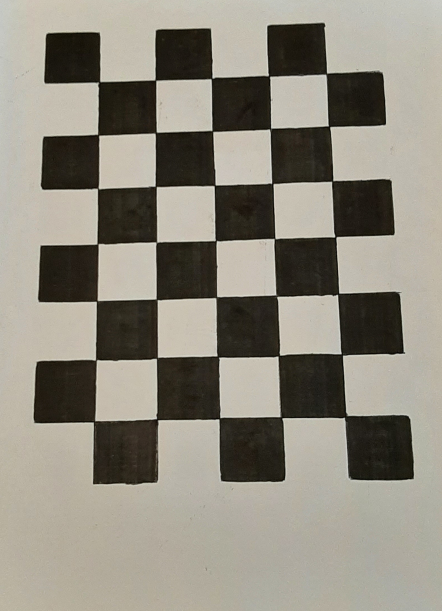
#> input picture photo.png, 884 x 1222 px, given in place of the camera (shown at 1/2 size)
$ python cameraChessboard.py
#> lines starting #> are read from the running program, lines starting #| are printed output that depends on the picture; after the words box and inside, x2 and y2 are one past the last pixel; in counts of white or black regions, pixels touching at a corner belong together
#> further down, frame is the input picture: shape (1222, 884, 3); mean B, G, R 125.6, 137.4, 142.1
### myChessboardDetection.py
import numpy as np
import cv2
from numpy.core.defchararray import index

from graphOperations import filter_by_graph_method
from perspectiveSorting import sort_corners

rows = 6
columns = 8


def generate_mask_array(template, spread):
    assert template.shape[0] == template.shape[1]
    assert int(spread) == spread

    template_size = template.shape[0]
    new_size = template_size * spread

    # map the filters but spread out their range
    new_mask = np.zeros((new_size, new_size), dtype=np.int8)
    new_mask[0 : new_size // 2 : spread, 0 : new_size // 2 : spread] = template[
        0 : template_size // 2 : 1, 0 : template_size // 2 : 1
    ]
    new_mask[-1 : -1 - new_size // 2 : -spread, 0 : new_size // 2 : spread] = template[
        -1 : -1 - template_size // 2 : -1, 0 : template_size // 2 : 1
    ]
    new_mask[0 : new_size // 2 : spread, -1 : -1 - new_size // 2 : -spread] = template[
        0 : template_size // 2 : 1, -1 : -1 - template_size // 2 : -1
    ]
    new_mask[
        -1 : -1 - new_size // 2 : -spread, -1 : -1 - new_size // 2 : -spread
    ] = template[-1 : -1 - template_size // 2 : -1, -1 : -1 - template_size // 2 : -1]

    return new_mask


def normalArrayToCV2CompatibleCorners(array):
    length = len(array)
    assert length > 0
    tuple_length = len(array[0])
    assert tuple_length == 2

    result = np.zeros((length, 1, 2), dtype=np.float32)
    result[:, 0, ::-1] = array

    return result


def corner_heatmap(image, rows, columns, spread=1):
#> called with rows = 6, columns = 8, spread = 3
    if len(image.shape) == 2:
        image_channels = 1
    elif len(image.shape) > 2:
        _, _, image_channels = image.shape
    else:
        raise Exception("Not enough dimensions")
    spread = int(spread)
    if spread < 1:
        raise Exception("Spread needs to be greater than 1")
    if rows < 2:
        raise Exception("rows need to be at least 2")
    if columns < 2:
        raise Exception("columns need to be at least 2")

    m_c_template = np.array(
        [
            [00, 00, +1, +1, -1, -1, 00, 00],
            [00, +1, +1, +1, -1, -1, -1, 00],
            [+1, +1, +1, +1, -1, -1, -1, -1],
            [+1, +1, +1, 00, 00, -1, -1, -1],
            [-1, -1, -1, 00, 00, +1, +1, +1],
            [-1, -1, -1, -1, +1, +1, +1, +1],
            [00, -1, -1, -1, +1, +1, +1, 00],
            [00, 00, -1, -1, +1, +1, 00, 00],
        ],
        dtype=np.int8,
    )
    m_e_template = np.array(
        [
            [00, +1, +1, +1, +1, +1, +1, 00],
            [-1, 00, +1, +1, +1, +1, 00, -1],
            [-1, -1, 00, +1, +1, 00, -1, -1],
            [-1, -1, -1, 00, 00, -1, -1, -1],
            [-1, -1, -1, 00, 00, -1, -1, -1],
            [-1, -1, 00, +1, +1, 00, -1, -1],
            [-1, 00, +1, +1, +1, +1, 00, -1],
            [00, +1, +1, +1, +1, +1, +1, 00],
        ],
        dtype=np.int8,
    )
    m_v_template = np.array(
        [
            [00, +1, +1, +1, +1, +1, +1, 00],
            [00, 00, +1, +1, +1, +1, 00, 00],
            [00, 00, 00, +1, +1, 00, 00, 00],
            [00, 00, 00, 00, 00, 00, 00, 00],
            [00, 00, 00, 00, 00, 00, 00, 00],
            [00, 00, 00, -1, -1, 00, 00, 00],
            [00, 00, -1, -1, -1, -1, 00, 00],
            [00, -1, -1, -1, -1, -1, -1, 00],
        ],
        dtype=np.int8,
    )
    m_h_template = np.array(
        [
            [00, 00, 00, 00, 00, 00, 00, 00],
            [-1, 00, 00, 00, 00, 00, 00, +1],
            [-1, -1, 00, 00, 00, 00, +1, +1],
            [-1, -1, -1, 00, 00, +1, +1, +1],
            [-1, -1, -1, 00, 00, +1, +1, +1],
            [-1, -1, 00, 00, 00, 00, +1, +1],
            [-1, 00, 00, 00, 00, 00, 00, +1],
            [00, 00, 00, 00, 00, 00, 00, 00],
        ],
        dtype=np.int8,
    )
    m_d_template = np.array(
        [
            [00, 00, -1, -1, 00, 00, 00, 00],
            [00, -1, -1, -1, 00, 00, 00, 00],
            [-1, -1, -1, -1, 00, 00, 00, 00],
            [-1, -1, -1, 00, 00, 00, 00, 00],
            [00, 00, 00, 00, 00, +1, +1, +1],
            [00, 00, 00, 00, +1, +1, +1, +1],
            [00, 00, 00, 00, +1, +1, +1, 00],
            [00, 00, 00, 00, +1, +1, 00, 00],
        ],
        dtype=np.int8,
    )
    m_u_template = np.array(
        [
            [00, 00, 00, 00, +1, +1, 00, 00],
            [00, 00, 00, 00, +1, +1, +1, 00],
            [00, 00, 00, 00, +1, +1, +1, +1],
            [00, 00, 00, 00, 00, +1, +1, +1],
            [-1, -1, -1, 00, 00, 00, 00, 00],
            [-1, -1, -1, -1, 00, 00, 00, 00],
            [00, -1, -1, -1, 00, 00, 00, 00],
            [00, 00, -1, -1, 00, 00, 00, 00],
        ],
        dtype=np.int8,
    )

    m_c = generate_mask_array(m_c_template, spread)
    m_e = generate_mask_array(m_e_template, spread)
    m_v = generate_mask_array(m_v_template, spread)
    m_h = generate_mask_array(m_h_template, spread)
    m_d = generate_mask_array(m_d_template, spread)
    m_u = generate_mask_array(m_u_template, spread)
    h_dimension = m_u.shape[0]  # counts for all masks

    if image_channels == 1:  # greyscale
        # blur parameter needs to be un-even
        blurred = cv2.medianBlur(image, spread + 1 if spread % 2 == 0 else spread)
        msk = cv2.threshold(blurred, 0, 255, cv2.THRESH_BINARY_INV | cv2.THRESH_OTSU)[1]
    else:  # color
        # blur parameter needs to be un-even
        hsv = cv2.cvtColor(image, cv2.COLOR_BGR2HSV)
#> hsv: shape (1222, 884, 3); mean H, S, V 22, 46.3, 142.1
        hsv = cv2.medianBlur(hsv, spread + 1 if spread % 2 == 0 else spread)
#> hsv: shape (1222, 884, 3); mean H, S, V 22, 45.7, 142.2
        # OpenCV uses H: 0-179, S: 0-255, V: 0-255
        lwr = np.array([0, 0, 135])
        upr = np.array([179, 120, 255])
        msk = cv2.inRange(hsv, lwr, upr)  # filter for white
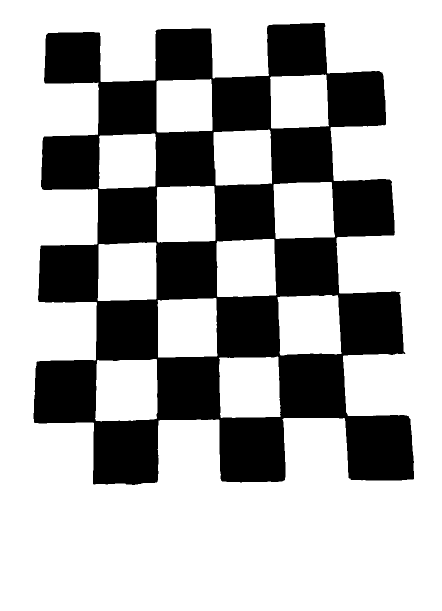
#> msk: shape (1222, 884) (shown at 1/2 size); 68.9% white; 1 black region, box (x1, y1, x2, y2) and area: (67, 46, 828, 970) 335603

    workImage = np.where(msk > 0, 1, -1).astype(np.int16)
    # np.int16 is a very important type here, to force the convolution output to be signed

    highlight_corner = cv2.filter2D(
        workImage, -1, m_c, anchor=(h_dimension // 2, h_dimension // 2)
    )
    highlight_edges = cv2.filter2D(
        workImage, -1, m_e, anchor=(h_dimension // 2, h_dimension // 2)
    )
    highlight_vertical = cv2.filter2D(
        workImage, -1, m_v, anchor=(h_dimension // 2, h_dimension // 2)
    )
    highlight_horizontal = cv2.filter2D(
        workImage, -1, m_h, anchor=(h_dimension // 2, h_dimension // 2)
    )
    highlight_down = cv2.filter2D(
        workImage, -1, m_d, anchor=(h_dimension // 2, h_dimension // 2)
    )
    highlight_up = cv2.filter2D(
        workImage, -1, m_u, anchor=(h_dimension // 2, h_dimension // 2)
    )
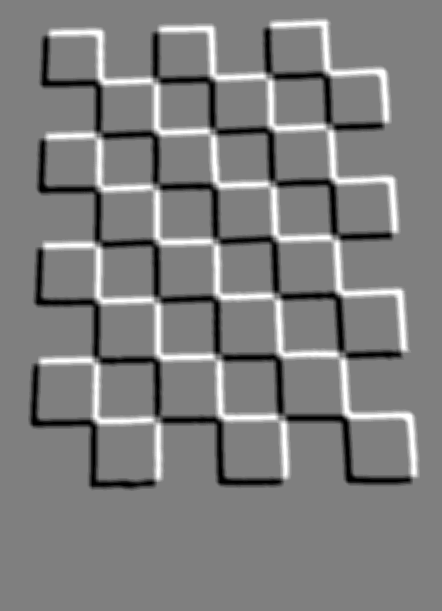
#> highlight_up: shape (1222, 884) int16 (shown at 1/2 size); min -24, max 24, mean 0; drawn with min black and max white
    highlight = (
        np.abs(highlight_corner)
        + np.abs(highlight_edges)
        - np.abs(highlight_vertical)
        - np.abs(highlight_horizontal)
        - np.abs(highlight_down)
        - np.abs(highlight_up)
    )
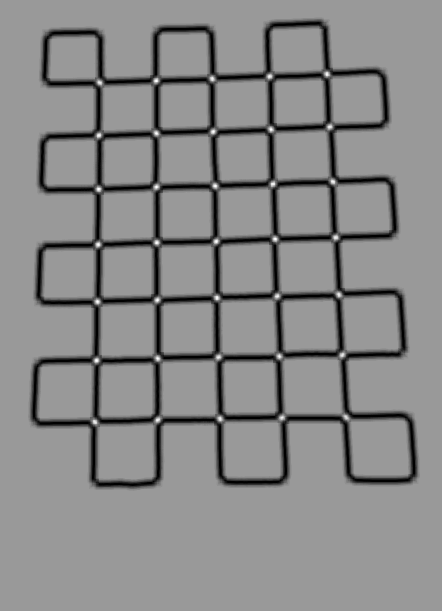
#> highlight: shape (1222, 884) int16 (shown at 1/2 size); min -72, max 48, mean -7.7; drawn with min black and max white

    # cv2.imshow(
    #     "Pre-processed", 100 * (1 + workImage.astype(np.uint8))
    # )  # can be deactivated
    # cv2.imshow("highlight", highlight.astype(np.uint8))  # can be deactivated

    mask_size = int(h_dimension / 1.5)  # assumption of what is necessary to cover
    corner_candidates = []  # [(x,y),...]
    number_of_candidates_to_sample = int(
        (rows - 1) * (columns - 1) * 1.3
    )  # give the algorithm a bit of leeway
    min_additional_detection_value = 30
    max_corners_to_detect = (rows - 1) * (columns - 1)
    for i in range(number_of_candidates_to_sample):
        max_index = np.unravel_index(
            np.argmax(highlight, axis=None),
            highlight.shape,
        )
        if (
            i >= max_corners_to_detect
            and highlight[max_index[0], max_index[1]] <= min_additional_detection_value
        ):
            break  # stop sampling
        corner_candidates.append((max_index[0], max_index[1]))
        highlight[
            max(0, max_index[0] - mask_size) : min(
                max_index[0] + mask_size, highlight.shape[0]
            ),
            max(0, max_index[1] - mask_size) : min(
                max_index[1] + mask_size, highlight.shape[1]
            ),
        ] = 0
#> this loop made 36 passes
#> max_index on passes 1 to 8: (148, 652), (151, 539), (157, 423), (159, 311), (258, 540), (262, 425), (266, 311), (269, 197)
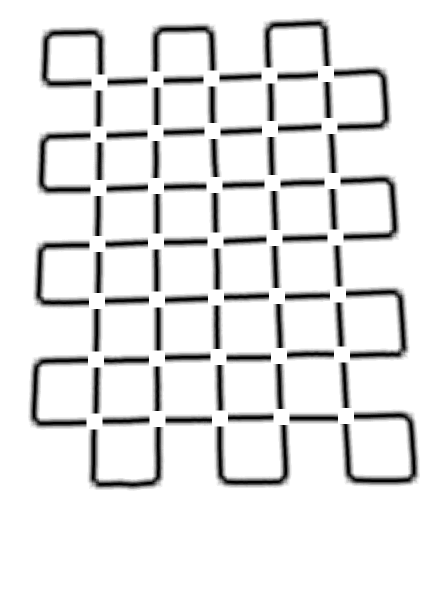
#> highlight: shape (1222, 884) int16 (shown at 1/2 size); 3% of pixels changed, all inside (x1, y1, x2, y2) = (173, 132, 708, 859); drawn with min black and max white
#> after the loop, corner_candidates = 35 pairs, first value 148 to 843, second value 189 to 692

    ret_cor_points = extract_sorted_corners_form_candidates_graph(corner_candidates)
#> ret_cor_points has the same summary as corner_candidates

    if (
        len(ret_cor_points) == (rows - 1) * (columns - 1)
        and ret_cor_points[0][0] != 0
        and ret_cor_points[0][1] != 0 # todo maybe better init-check
    ):
        ret_cor_points = sort_corners(ret_cor_points, rows - 1, columns - 1)
        pass

    return (
        ret_cor_points,
        # ((workImage + 1) * 100).astype(np.uint8),
        (highlight).astype(np.uint8),
    )


# corner_candidates: # [(x,y),...]
def extract_sorted_corners_form_candidates_graph(corner_candidates):
    if len(corner_candidates) == 0:
        return [(0, 0)]

    if (rows - 1) * (columns - 1) >= len(corner_candidates):
        # too little corners detected for further filtering. Need to return all
        return corner_candidates

    av_x = 0
    av_y = 0
    for cor in corner_candidates:
        av_x += cor[0]
        av_y += cor[1]
    av_x = int(av_x / len(corner_candidates))
    av_y = int(av_y / len(corner_candidates))

    return filter_by_graph_method(
        corner_candidates, (av_x, av_y), (rows - 1) * (columns - 1)
    )


# [41 lines that do not run on import are left out]

### perspectiveSorting.py
import cv2
import numpy as np

# corners: [(x,y), ...]
def extract_corner_points(corners):
    cnt = len(corners)
#> cnt = 35

    differences = np.zeros((cnt, cnt), dtype=np.uint64)
    for i in range(cnt):
        for j in range(i + 1, cnt):
            dist = (corners[i][0] - corners[j][0]) ** 2 + (
                corners[i][1] - corners[j][1]
            ) ** 2

            differences[i, j] = dist
            differences[j, i] = dist
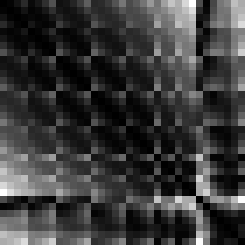
#> differences: shape (35, 35) uint64 (shown 7 times larger); min 0, max 697394, mean 159706.3; drawn with min black and max white

    max_index = np.unravel_index(
        np.argmax(differences, axis=None),
        differences.shape,
    )
#> max_index = (0, 27)
    corner1 = max_index[0]
#> corner1 = 0
    corner2 = max_index[1]
#> corner2 = 27

    differences_added = np.ones(cnt, dtype=np.uint64)
    for i in range(cnt):
        differences_added[i] *= differences[i, corner1]
        differences_added[i] *= differences[i, corner2]
#> after the loop, differences_added = 35 values, max 118833397280 at index 34, min 0 at index 0, mean 3.65e+10
    corner3 = np.argmax(differences_added, axis=None)
#> corner3 = 34

    for i in range(cnt):
        differences_added[i] *= differences[i, corner3]
#> after the loop, differences_added = 35 values, max 64999610342285216 at index 28, min 0 at index 0, mean 9.37e+15
    corner4 = np.argmax(differences_added, axis=None)
#> corner4 = 28

    return [
        corners[corner1],
        corners[corner2],
        corners[corner3],
        corners[corner4],
    ]


# corners: [(x,y), ...]
# rows and columns HERE denotes the amount of POINTS used,
# not the squares around
def sort_corners(corners, rows, columns):
    assert rows * columns == len(corners)

    inputs = order_points(extract_corner_points(corners))
    const = 10
    inner = int(((rows + columns) / 4) * const)
    outer = const * rows * columns - inner
    outputs = order_points(
        [
            [inner, inner],
            [outer, outer],
            [outer, inner],
            [inner, outer],
        ]
    )

    M = cv2.getPerspectiveTransform(inputs, outputs)

    transformed_corners = []
    for cor in corners:
        transformed_corners.append(transform_point(cor, M))

    sorted_corners = []
    return corners


# target order: lower_left -> lower_right -> upper_right -> upper_left
def order_points(pts):
    assert len(pts) == 4

    avg_x = 0
#> avg_x = 0
    avg_y = 0
    for i in range(4):
        assert len(pts[i]) == 2
        avg_x += pts[i][0]
        avg_y += pts[i][1]
#> this loop made 4 passes
#> (avg_x, avg_y) on passes 1 to 4: (148, 652), (991, 841), (1823, 1533), (1988, 1732)
#> after the loop, avg_x = 1988; avg_y = 1732
    avg_x /= 4
#> avg_x = 497
    avg_y /= 4
#> avg_y = 433

    angles = []
    for i in range(4):
        angles.append((np.angle(complex(pts[i][0] - avg_x, pts[i][1] - avg_y)), i))
#> after the loop, angles = [(2.58, 0), (-0.614, 1), (0.658, 2), (-2.53, 3)]
    angles.sort()

    out = np.zeros((4, 2), dtype=np.float32)
#> out = [[0, 0], [0, 0], [0, 0], [0, 0]]
    for i in range(4):
        out[i][0] = pts[angles[i][1]][0]
        out[i][1] = pts[angles[i][1]][1]
#> after the loop, out = [[165, 199], [843, 189], [832, 692], [148, 652]]

    return out


def transform_point(pt, matrix):
    vec = np.ones((3, 1), dtype=np.float32)
    vec[0] = pt[0]
    vec[1] = pt[1]

    transformed = np.matmul(matrix, vec)
    transformed = transformed * 1 / transformed[2]

    return (transformed[0, 0], transformed[1, 0])


# [9 lines that do not run on import are left out]

### cameraChessboard.py
# import the opencv library
import cv2
import numpy as np
from myChessboardDetection import corner_heatmap, normalArrayToCV2CompatibleCorners

rows = 6
columns = 8

# define a video capture object
vid = cv2.VideoCapture(1)

while True:

    # Capture the video frame
    # by frame
    ret, frame = vid.read()

    # calculate the solution
    if True:
        corners, processed = corner_heatmap(frame, rows, columns, 3)
#> in sort_corners, `outputs = order_points( [ [inner, inner], [outer, outer], [outer, inne..`: outputs = [[30, 30], [320, 30], [320, 320], [30, 320]]
#> in sort_corners, `M = cv2.getPerspectiveTransform(inputs, outputs)`: M = [[0.496, 0.0193, -54.63], [0.0149, 0.67, -104.8], [0.000167, 3.02e-05, 1]]
#> the loop in sort_corners, `for cor in corners:` made 35 passes
#> (cor, transformed in transform_point) on passes 1 to 8: ((148, 652), [30, 320, 1]), ((151, 539), [29.42, 248.3, 1]), ((157, 423), [30.19, 174.1, 1]), ((159, 311), [29.15, 102.3, 1]), ((258, 540), [79, 246.2, 1]), ((262, 425), [78.99, 174, 1]), ((266, 311), [78.99, 102, 1]), ((269, 197), [78.53, 29.7, 1])
#> after the loop in sort_corners, `for cor in corners:`: transformed_corners = 35 pairs, first value 29.15 to 320, second value 29.7 to 320.6
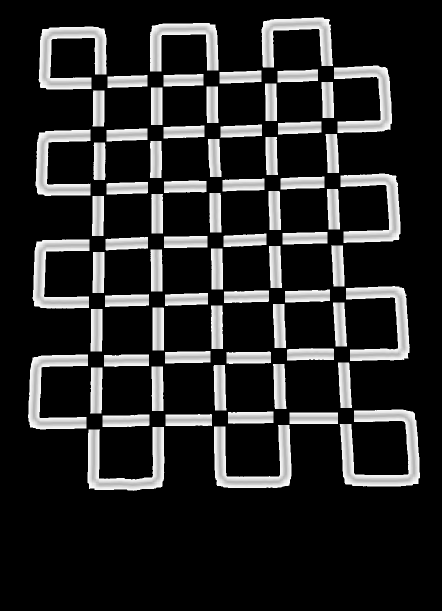
#> processed: shape (1222, 884) (shown at 1/2 size); min 0, max 252, mean 41.1
#> corners has the same summary as corner_candidates in corner_heatmap
        cv2.drawChessboardCorners(
            processed,
            (rows - 1, columns - 1),
            normalArrayToCV2CompatibleCorners(corners),
            len(corners) == ((rows - 1) * (columns - 1)),
        )
#> in normalArrayToCV2CompatibleCorners, `length = len(array)`: length = 35
#> in normalArrayToCV2CompatibleCorners, `tuple_length = len(array[0])`: tuple_length = 2
#> in normalArrayToCV2CompatibleCorners, `result = np.zeros((length, 1, 2), dtype=np.float32)`: result = 35 rows, first 8: [0, 0], [0, 0], [0, 0], [0, 0], [0, 0], [0, 0], [0, 0], [0, 0]
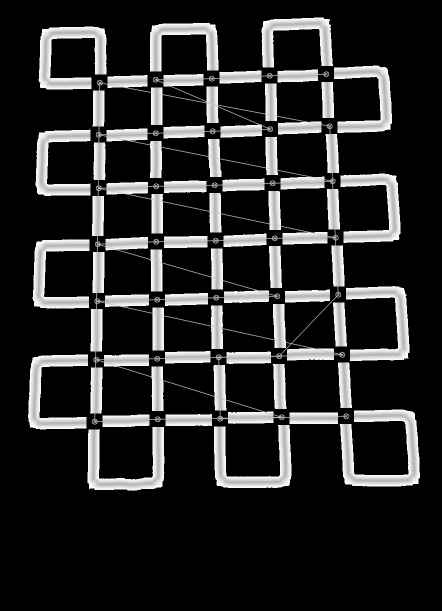
#> processed: shape (1222, 884) (shown at 1/2 size); 2.02% of pixels changed, all inside (x1, y1, x2, y2) = (183, 142, 699, 850)
        cv2.imshow("frame", processed)
    else:
        ret, corners = cv2.findChessboardCorners(frame, (rows - 1, columns - 1), None)
        cv2.drawChessboardCorners(frame, (rows - 1, columns - 1), corners, ret)
        cv2.imshow("frame", frame)

    # the 'q' button is set as the
    # quitting button you may use any
    # desired button of your choice
    if cv2.waitKey(1) & 0xFF == ord("q"):
#> (key q is pressed here)
        break

# After the loop release the cap object
vid.release()
# Destroy all the windows
cv2.destroyAllWindows()
